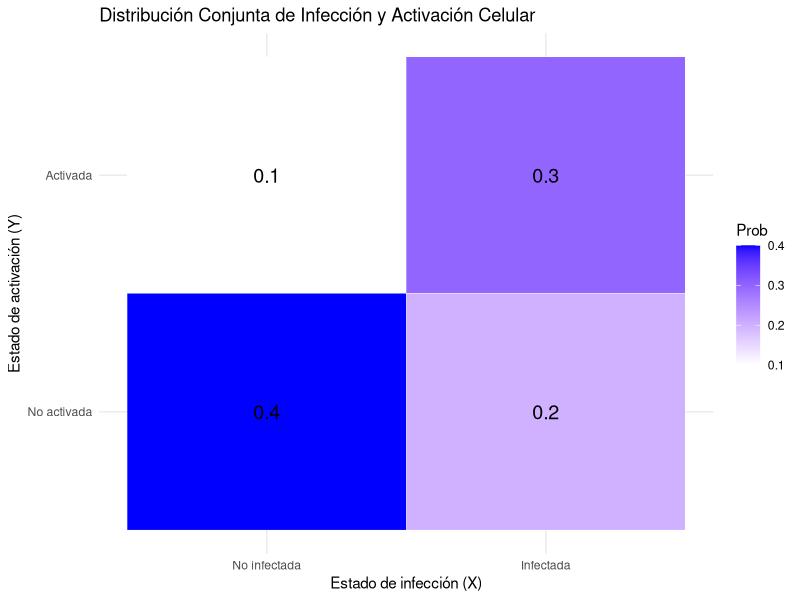

Source code (R): (Note: this script raises an error after producing the figure.)
## ---- chunk 1
library(ggplot2)

# Crear los datos de la distribución conjunta
data <- expand.grid(X = c(0, 1), Y = c(0, 1))
data$Prob <- c(0.4, 0.2, 0.1, 0.3)

# Crear el gráfico
p <- ggplot(data, aes(x = factor(X, labels = c("No infectada", "Infectada")),
                      y = factor(Y, labels = c("No activada", "Activada")))) +
  geom_tile(aes(fill = Prob), color = "white") +
  scale_fill_gradient(low = "white", high = "blue") +
  geom_text(aes(label = round(Prob, 2)), size = 5) +
  labs(x = "Estado de infección (X)", y = "Estado de activación (Y)", 
       title = "Distribución Conjunta de Infección y Activación Celular") +
  theme_minimal()

# Guardar el gráfico en el subdirectorio imagenes
ggsave("images/distribucion_conjunta.png", plot = p, width = 6, height = 4, dpi = 300)
## ---- chunk 2
knitr::include_graphics("images/distribucion_conjunta.png")
## ---- chunk 3
prob_table <- matrix(c(0.12, 0.06, 0.02, 0.00,
                       0.10, 0.10, 0.04, 0.01,
                       0.06, 0.12, 0.08, 0.02,
                       0.03, 0.12, 0.10, 0.05,
                       0.01, 0.08, 0.12, 0.06,
                       0.00, 0.03, 0.10, 0.07), 
                     nrow = 6, byrow = TRUE)

# Asignar nombres a las filas y columnas
rownames(prob_table) <- 0:5
colnames(prob_table) <- 0:3

# Mostrar la tabla

prob_table

# Calcular la probabilidad de (X = 2, Y = 1)
prob_X2_Y1 <- prob_table["2", "1"]
cat("P(X = 2, Y = 1) =", prob_X2_Y1, "\n")

# Calcular la probabilidad de (X < 3, Y < 2)
prob_X_lt_3_Y_lt_2 <- sum(prob_table[1:3, 1:2])
cat("P(X < 3, Y < 2) =", prob_X_lt_3_Y_lt_2, "\n")
## ---- chunk 4
# Es preciso instalar y cargar el paquete scatterplot3d si no lo tienes instalado
# install.packages("scatterplot3d")
library(scatterplot3d)

# Crear una matriz con los datos de la tabla de probabilidades
X_vals <- as.numeric(rownames(prob_table))
Y_vals <- as.numeric(colnames(prob_table))

# Crear un grid de valores X e Y
X_grid <- rep(X_vals, each = length(Y_vals))
Y_grid <- rep(Y_vals, times = length(X_vals))

# Extraer las probabilidades como un vector
Z_vals <- as.vector(prob_table)

# Enviar el gráfico 3D de barras simuladas a pdf
png("images/pmfTrinomial.png")
scatterplot3d(X_grid, Y_grid, Z_vals,
                     type = "h", color = "lightblue", 
                     pch = 16, lwd = 5, 
                     cex.symbols = 1,
                     angle=60,
                     xlab = "Celulas Infectadas (X)", 
                     ylab = "Linfocitos Activados (Y)", 
                     zlab = "Probabilidad",
                     main = "Distribución Conjunta de \n Celulas Infectadas y Linfocitos Activados")
dev.off()

# Añadir texto con los valores de las probabilidades en la parte superior de las barras
# s3d$text(X_grid, Y_grid, Z_vals, labels = round(Z_vals, 2), pos = 3, col = "black")
## ---- chunk 5
knitr::include_graphics("images/pmfTrinomial.png", rel_path = TRUE )
## ---- chunk 6
# Valores originales
mu <- c(100, 50)
sigma <- c(15, 10)
rho <- 0.5

# Condicionar X dado Y = 180
y_cond <- 180
mu_cond <- mu[1] + 0.6 * (10/7) * (y_cond - mu[2])
sigma_cond <- sqrt(1 - 0.6^2) * 10

# Mostrar la media y desviación estándar condicionales
mu_cond
sigma_cond
